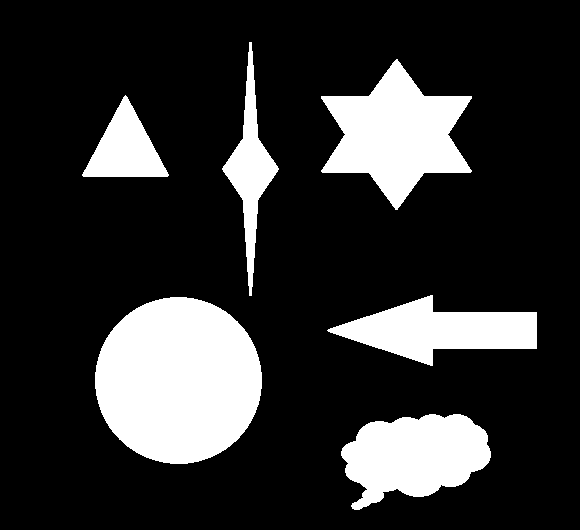
#> input picture Zadanie7/obr/tvary.png, 580 x 530 px
$ python objects.py
#> lines starting #> are read from the running program, lines starting #| are printed output that depends on the picture; after the words box and inside, x2 and y2 are one past the last pixel; in counts of white or black regions, pixels touching at a corner belong together
import numpy as np
import cv2 as cv
import matplotlib.pyplot as plt


if __name__ == '__main__':
    img_original = cv.imread("obr/tvary.png", 0)
#> img_original: shape (530, 580); 19.2% white; 6 white regions, box (x1, y1, x2, y2) and area: (95, 297, 262, 464) 21875, (321, 59, 472, 210) 12011, (341, 414, 491, 510) 9727, (327, 295, 537, 366) 7764, (222, 42, 279, 296) 4043, (82, 95, 169, 177) 3719

    kernel = cv.getStructuringElement(cv.MORPH_CROSS, (10, 10))

    img1 = cv.dilate(img_original, kernel, iterations = 2)
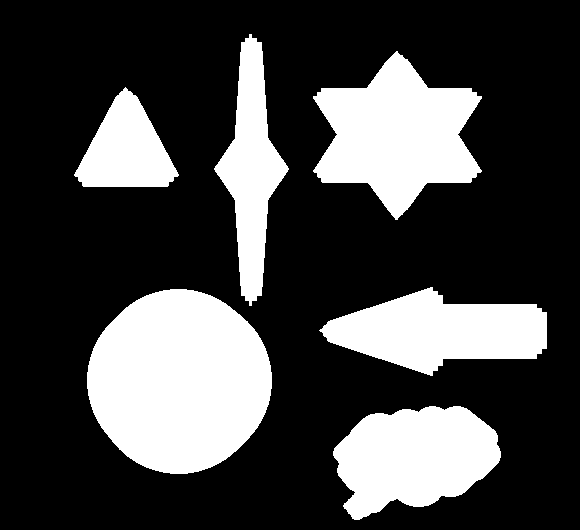
#> img1: shape (530, 580); 27.1% white; 6 white regions, box (x1, y1, x2, y2) and area: (87, 289, 272, 474) 26300, (313, 51, 482, 220) 16489, (333, 406, 501, 520) 13363, (319, 287, 547, 376) 12224, (214, 34, 289, 306) 8750, (74, 87, 179, 187) 6170
    img2 = cv.erode(img_original, kernel, iterations = 2)
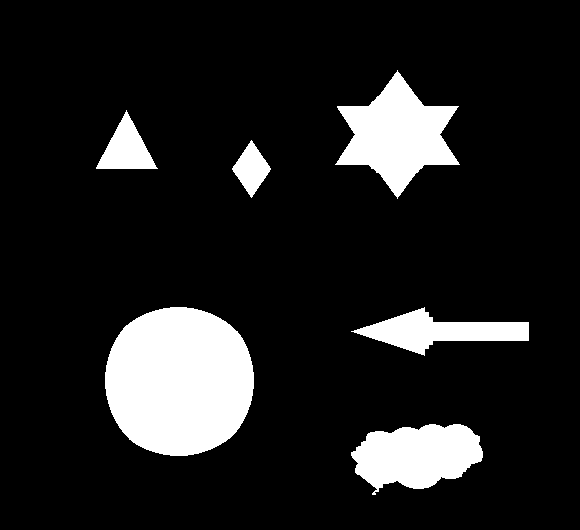
#> img2: shape (530, 580); 12.7% white; 6 white regions, box (x1, y1, x2, y2) and area: (105, 307, 254, 456) 17782, (335, 70, 460, 199) 8012, (351, 424, 483, 495) 6448, (351, 307, 529, 356) 3876, (96, 110, 158, 169) 1837, (232, 140, 271, 198) 1152

    cv.imshow("Org", img_original)
    cv.imshow("Dilate", img1)
    cv.imshow("Erode", img2)

    cv.waitKey(0)
    cv.destroyAllWindows()
